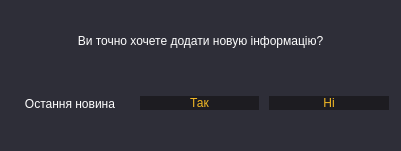
<?xml version="1.0" encoding="UTF-8"?>
<ui version="4.0">
 <class>Asking_dialog</class>
 <widget class="QDialog" name="Asking_dialog">
  <property name="geometry">
   <rect>
    <x>0</x>
    <y>0</y>
    <width>401</width>
    <height>151</height>
   </rect>
  </property>
  <property name="minimumSize">
   <size>
    <width>401</width>
    <height>151</height>
   </size>
  </property>
  <property name="maximumSize">
   <size>
    <width>401</width>
    <height>151</height>
   </size>
  </property>
  <property name="windowTitle">
   <string>Підтвердження</string>
  </property>
  <property name="windowIcon">
   <iconset>
    <normaloff>icon.ico</normaloff>icon.ico</iconset>
  </property>
  <property name="styleSheet">
   <string notr="true">QDialog{
background-color: #2e2e38;
}</string>
  </property>
  <property name="locale">
   <locale language="Ukrainian" country="Ukraine"/>
  </property>
  <widget class="QWidget" name="horizontalLayoutWidget">
   <property name="geometry">
    <rect>
     <x>10</x>
     <y>80</y>
     <width>379</width>
     <height>47</height>
    </rect>
   </property>
   <layout class="QHBoxLayout" name="asking_layout">
    <property name="spacing">
     <number>10</number>
    </property>
    <item>
     <widget class="QLabel" name="label_2">
      <property name="styleSheet">
       <string notr="true">font: 12pt &quot;Century Gothic&quot;;
color: white;
border: none;</string>
      </property>
      <property name="text">
       <string>Остання новина</string>
      </property>
      <property name="alignment">
       <set>Qt::AlignCenter</set>
      </property>
     </widget>
    </item>
    <item>
     <widget class="QPushButton" name="yesb">
      <property name="styleSheet">
       <string notr="true">QPushButton {
	font: 12pt &quot;Century Gothic&quot;;
    color: #f2b824;
    background-color: #1d1c21;
    border: none;
}
QPushButton:hover{
 color: #f2c44e;
 background-color: #3a3c42;
}
QPushButton:pressed {
color: #eb7b13;
}</string>
      </property>
      <property name="text">
       <string>Так</string>
      </property>
     </widget>
    </item>
    <item>
     <widget class="QPushButton" name="nob">
      <property name="styleSheet">
       <string notr="true">QPushButton {
	font: 12pt &quot;Century Gothic&quot;;
    color: #f2b824;
    background-color: #1d1c21;
    border: none;
}
QPushButton:hover{
 color: #f2c44e;
 background-color: #3a3c42;
}
QPushButton:pressed {
color: #eb7b13;
}</string>
      </property>
      <property name="text">
       <string>Ні</string>
      </property>
     </widget>
    </item>
   </layout>
  </widget>
  <widget class="QLabel" name="asking_label">
   <property name="geometry">
    <rect>
     <x>0</x>
     <y>30</y>
     <width>401</width>
     <height>21</height>
    </rect>
   </property>
   <property name="styleSheet">
    <string notr="true">font: 12pt &quot;Century Gothic&quot;;
color: white;
border: none;</string>
   </property>
   <property name="text">
    <string>Ви точно хочете додати новую інформацію?</string>
   </property>
   <property name="alignment">
    <set>Qt::AlignCenter</set>
   </property>
  </widget>
 </widget>
 <resources/>
 <connections/>
</ui>
